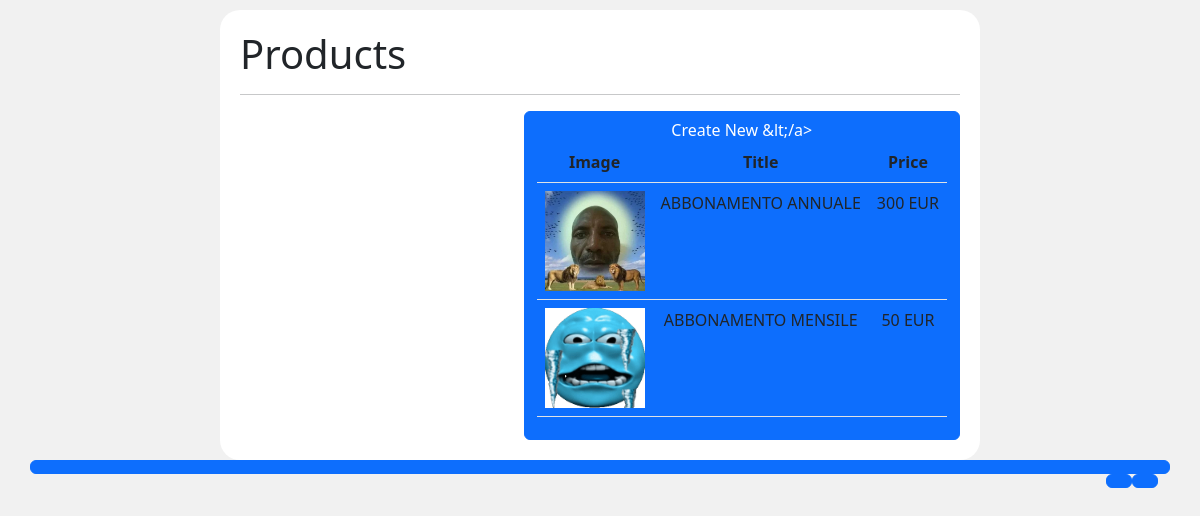
The page /combinamento/YouPark/PayPal/products.php on the database its author committed.
### tables this page shows
CREATE TABLE `products` (
  `pid` int(11) NOT NULL,
  `title` varchar(355) DEFAULT NULL,
  `price` varchar(20) DEFAULT NULL,
  `image` varchar(255) DEFAULT NULL,
  `type` enum('prodotto','abbonamento','prenotazione') NOT NULL DEFAULT 'prodotto'
);

### combinamento/YouPark/PayPal/products.php (the view, shortened to what this page needs)
<?php require_once("config.php");?>
<!DOCTYPE html>
<html>
<head>
<link href="https://cdn.jsdelivr.net/npm/bootstrap@5.2.2/dist/css/bootstrap.min.css" rel="stylesheet">
<link rel="stylesheet" type="text/css" href="style.css">
</head>
<body>
<div class="container">
	<div class="row">
		<div class="col-sm-2"></div>
		<div class="col-sm-8 form-container">
				<h1>Products</h1>
				<hr>
				<a href="create-product.php" class="btn btn-primary" style="float:right;">Create New &amp;lt;/a>
				<table class="table">
					<tr>
						<th>Image</th>
						<th>Title</th>
						<th>Price</th>
					</tr>
				<?php
					 $sql="SELECT * from products order by pid DESC";
         $stmt = $db->prepare($sql);
           $stmt->execute();
           $rows=$stmt->fetchAll();
           foreach ($rows as $row) {
           echo '<tr>
              <td><img src="uploads/'.$row['image'].'" height="100"></td>
               <td>'.$row['title'].'</td>
               <td>'.$row['price'].' EUR</td>
           </tr>';
           }
				?>
		</table>
		</div>
	</div>
</div>
</body>
</html>

### combinamento/YouPark/PayPal/style.css (style rules this page uses)
body { background-color: #f1f1f1; }
.form-container { padding: 20px; border-radius: 20px; background-color: #fff; margin-top: 10px; }

### rows shown on the page
products: image (picture), title "ABBONAMENTO ANNUALE", price "300"
products: image (picture), title "ABBONAMENTO MENSILE", price "50"
